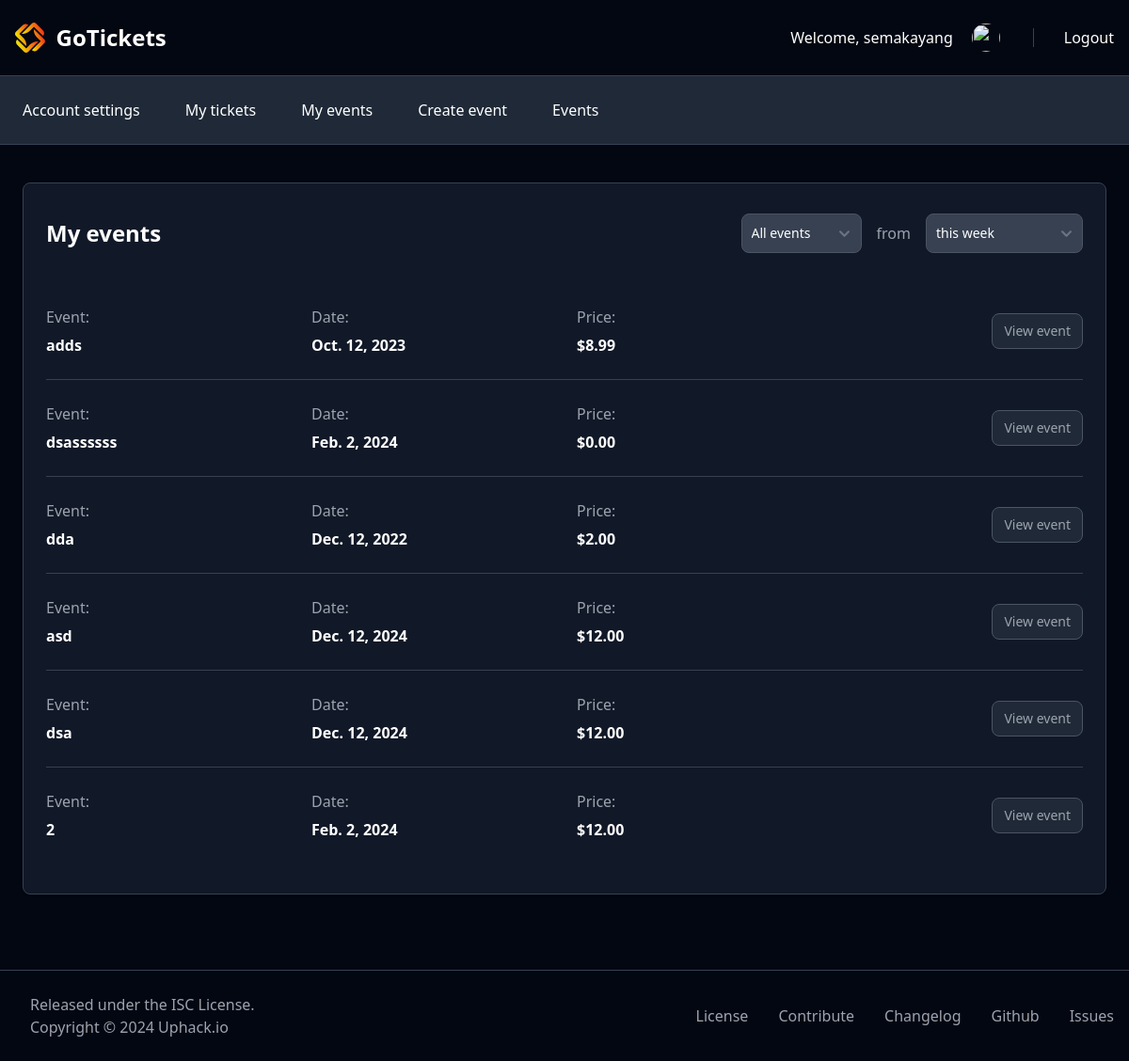
The page /account/user_events (signed in) on the database as committed earlier.
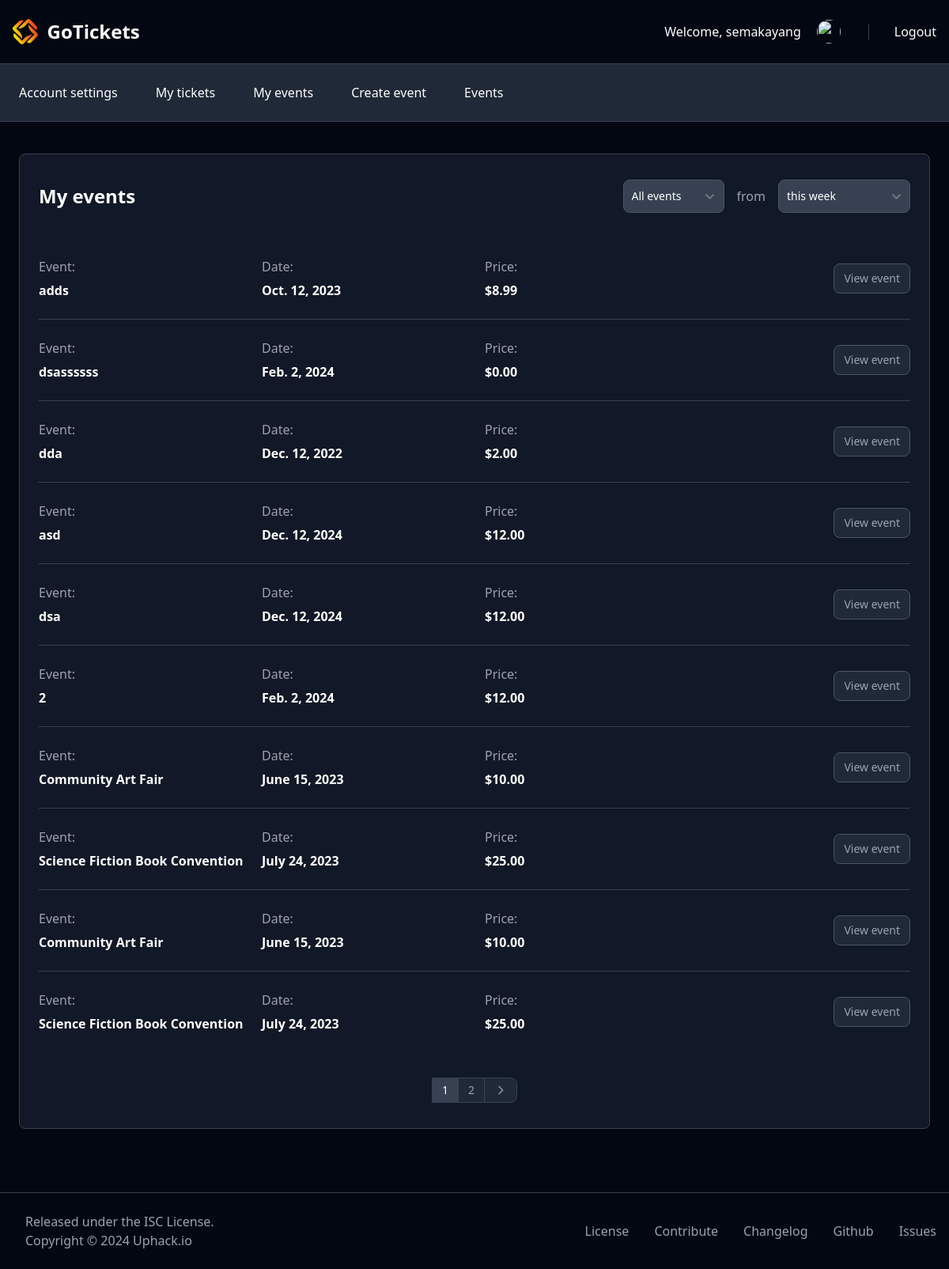
The same page on the database as committed later.
### GoTicketsApp/models.py (models this page shows, shortened)
class Event(models.Model):
    AGE_RESTRICTION_CHOICES = [
        ('No', 'No'),
        ('12', '12+'),
        ('14', '14+'),
        ('16', '16+'),
        ('18', '18+'),
        ('21', '21+'),
    ]
    CATEGORY_CHOICES = [
        ('Stand-up Comedy', 'Stand-up Comedy'),
        ('TH', 'Theatre'),
        ('SP', 'Sport'),
        ('CO', 'Concert'),
    ]
    age_restriction = models.CharField(
        max_length=2,
        choices=AGE_RESTRICTION_CHOICES,
        default='No',
    )
    category = models.CharField(
        max_length=20,
        choices=CATEGORY_CHOICES,
        default='Stand-up Comedy',
    )
    title = models.CharField(max_length=80)
    organizer = models.ForeignKey(User, null=True, blank=True, on_delete=models.CASCADE, related_name='organizer')
    description = models.TextField()
    location_country = models.CharField(max_length=30)
    address = models.CharField(max_length=60)
    location_venue = models.CharField(max_length=30)
    start_date = models.DateField()
    end_date = models.DateField()
    image = models.ImageField(upload_to='images/')
    price = models.DecimalField(max_digits=6, decimal_places=2)
    seats = models.DecimalField(max_digits=6, decimal_places=0)

### GoTicketsApp/views.py (the view)
# urls.py: path('account/user_events', views.user_events, name="user_events"),
@login_required
def user_events(request):
    now = datetime.now()
    form = FilterForm(request.GET)
    events = Event.objects.filter(organizer=request.user)
    if form.is_valid():
        order_type = form.cleaned_data.get('order_type')
        if order_type == 'expired':
            events = events.filter(end_date__lt=now)
        elif order_type == 'upcoming':
            events = events.filter(start_date__gte=now)
    paginator = Paginator(events, 10)
    page_number = request.GET.get('page')
    page_obj = paginator.get_page(page_number)
    return render(request, 'GoTickets/user_events.html', {
        'form': form,
        'page_obj': page_obj,
        'event_detail_url_template': reverse('event_by_id', kwargs={'id': 0}),
    })

### GoTicketsApp/forms.py
class FilterForm(forms.Form):
    ORDER_TYPE_CHOICES = [
    ('', 'All events'),
    ('expired', 'Expired'),
    ('upcoming', 'Upcoming'),
]
    order_type = forms.ChoiceField(
        choices=ORDER_TYPE_CHOICES,
        required=True,
    )

### GoTicketsApp/templates/GoTickets/user_events.html (shortened to what the changed rows need)
{% extends 'GoTickets/base/dashboard_base.html' %}
{% block content %}
<section class="mx-6 mt-5">
    <div class="mx-auto max-w-screen-xl gap-5">
        <div class="w-full mt-10 px-6 py-8 bg-white rounded-lg shadow dark:border dark:bg-gray-900 dark:border-gray-700">
            <div class="gap-4 sm:flex sm:items-center sm:justify-between">
                <h2 class="text-xl font-semibold text-gray-900 dark:text-white sm:text-2xl">My events</h2>
                </div>
                <div class="mt-6 flow-root sm:mt-8">
                    <div class="divide-y divide-gray-200 dark:divide-gray-700">
                        {% for event in page_obj %}
                        <div class="flex flex-wrap items-center gap-y-4 py-6">
                            <dl class="w-1/2 sm:w-1/4 lg:w-auto lg:flex-1">
                                <dt class="text-base font-medium text-gray-500 dark:text-gray-400">Event:</dt>
                                <dd class="mt-1.5 text-base font-semibold text-gray-900 dark:text-white">
                                    {{ event.title}}
                                </dd>
                            </dl>
                            <dl class="w-1/2 sm:w-1/4 lg:w-auto lg:flex-1">
                                <dt class="text-base font-medium text-gray-500 dark:text-gray-400">Date:</dt>
                                <dd class="mt-1.5 text-base font-semibold text-gray-900 dark:text-white">{{ event.start_date }}</dd>
                            </dl>
                            <dl class="w-1/2 sm:w-1/4 lg:w-auto lg:flex-1">
                                <dt class="text-base font-medium text-gray-500 dark:text-gray-400">Price:</dt>
                                <dd class="mt-1.5 text-base font-semibold text-gray-900 dark:text-white">${{ event.price }}</dd>
                            </dl>
                            <div class="w-full grid sm:grid-cols-2 lg:flex lg:w-64 lg:items-center lg:justify-end gap-4">
                                <a href="{% url 'event_by_id' event.id %}" class="w-full inline-flex justify-center rounded-lg border border-gray-200 bg-white px-3 py-2 text-sm font-medium text-gray-900 hover:bg-gray-100 hover:text-primary-700 focus:z-10 focus:outline-none focus:ring-4 focus:ring-gray-100 dark:border-gray-600 dark:bg-gray-800 dark:text-gray-400 dark:hover:bg-gray-700 dark:hover:text-white dark:focus:ring-gray-700 lg:w-auto">
                                    View event
                                </a>
                            </div>
                        </div>
                        {% empty %}
                        <p class="text-center text-gray-500 dark:text-gray-400">You have no events.</p>
                        {% endfor %}
                    </div>
                </div>
                {% if page_obj.paginator.num_pages > 1 %}
                    <nav class="mt-6 flex items-center justify-center sm:mt-8" aria-label="Page navigation example">
                        <ul class="flex h-8 items-center -space-x-px text-sm">
                            {% for num in page_obj.paginator.page_range %}
                                {% if page_obj.number == num %}
                                <li>
                                    <a href="?page={{ num }}" aria-current="page" class="z-10 flex h-8 items-center justify-center border border-primary-300 bg-primary-50 px-3 leading-tight text-primary-600 hover:bg-primary-100 hover:text-primary-700 dark:border-gray-700 dark:bg-gray-700 dark:text-white">{{ num }}</a>
                                </li>
                                {% else %}
                                <li>
                                    <a href="?page={{ num }}" class="flex h-8 items-center justify-center border border-gray-300 bg-white px-3 leading-tight text-gray-500 hover:bg-gray-100 hover:text-gray-700 dark:border-gray-700 dark:bg-gray-800 dark:text-gray-400 dark:hover:bg-gray-700 dark:hover:text-white">{{ num }}</a>
                                </li>
                                {% endif %}
                            {% endfor %}
                            {% if page_obj.has_next %}
                            <li>
                                <a href="?page={{ page_obj.next_page_number }}" class="flex h-8 items-center justify-center rounded-e-lg border border-gray-300 bg-white px-3 leading-tight text-gray-500 hover:bg-gray-100 hover:text-gray-700 dark:border-gray-700 dark:bg-gray-800 dark:text-gray-400 dark:hover:bg-gray-700 dark:hover:text-white">
                                    <svg class="h-4 w-4 rtl:rotate-180" aria-hidden="true" xmlns="http://www.w3.org/2000/svg" width="24" height="24" fill="none" viewBox="0 0 24 24">
                                        <path stroke="currentColor" stroke-linecap="round" stroke-linejoin="round" stroke-width="2" d="m9 5 7 7-7 7" />
                                    </svg>
                                </a>
                            </li>
                            {% endif %}
                        </ul>
                    </nav>
                {% endif %}
        </div>
    </div>
</section>
{% endblock %}

Rows that differ between the two databases and show on the page:
added Event: title "Community Art Fair", start_date "June 15, 2023", price "10.00"
added Event: title "Science Fiction Book Convention", start_date "July 24, 2023", price "25.00"
added Event: title "Community Art Fair", start_date "June 15, 2023", price "10.00"
added Event: title "Science Fiction Book Convention", start_date "July 24, 2023", price "25.00"
Other text that changed with them:
new list line: "1"
new list line: "2"
